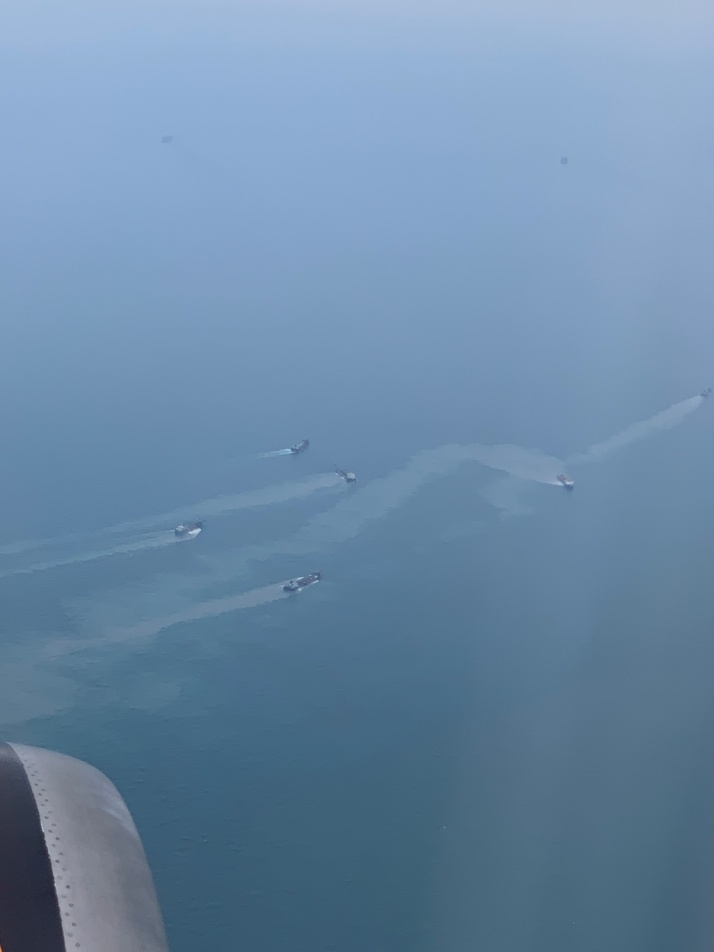
#> input picture Final exam#1/img1.jpg, 714 x 952 px, shrunk from 2229 x 2972 before the run, given in place of img1.bmp, which was not available
$ python homework6.py
#> lines starting #> are read from the running program, lines starting #| are printed output that depends on the picture; pictures that were not available may be replaced by others from this repository, and a replacement may not be noted
import cv2 as cv
import numpy as np
import matplotlib.pyplot as plt
import os
import matplotlib.pyplot as plt


def show(img, figsize=(10, 10), title="Image"):
    figure=plt.figure(figsize=figsize)

    plt.imshow(img)
    plt.show()

def get_size(filename="dd.png"):
    stat = os.stat(filename)
    size=stat.st_size
    return size

def RLE_encoding(channel):
    # ret,channel = cv.threshold(channel, 127, 255, cv.THRESH_BINARY+cv.THRESH_OTSU)
    encoded = []
    count = 0
    prev = None
    fchannel = channel.flatten()
    for pixel in fchannel:
        if prev==None:
            prev = pixel
            count += 1
        else:
            if prev!=pixel:
                encoded.append((count, prev))
                prev=pixel
                count = 1
            else:
                count += 1
    encoded.append((count, prev))

    return np.array(encoded)

img1 = cv.imread("img1.bmp")
#> img1 is the input picture: shape (952, 714, 3); mean B, G, R 166.9, 137.8, 107.5
img2 = cv.imread("img2.bmp")
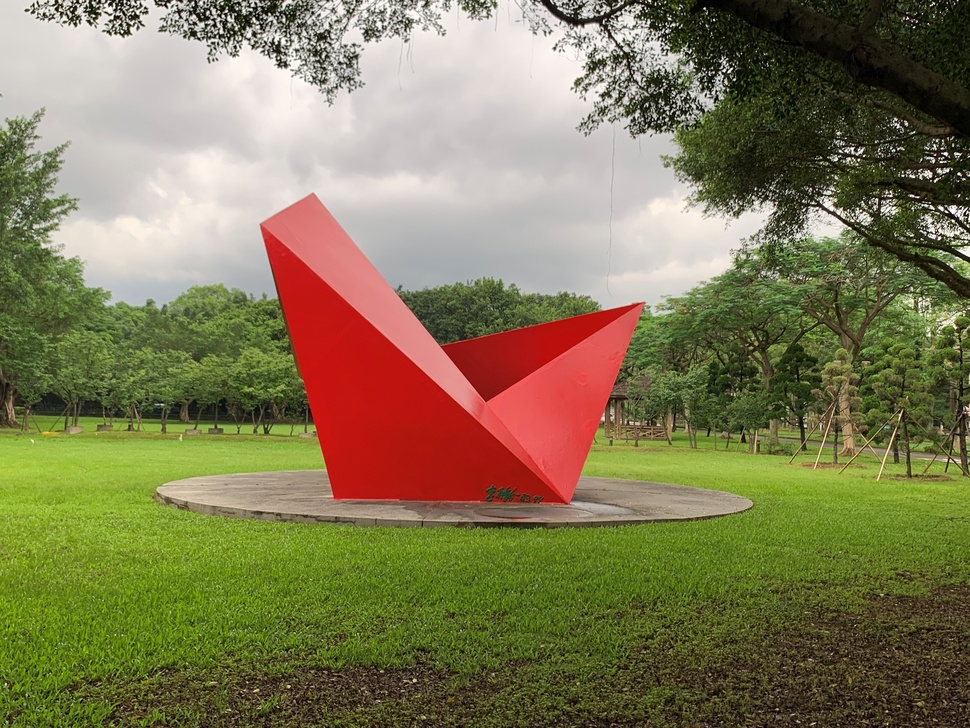
#> input picture Final exam#2/img2.jpg, 970 x 728 px, shrunk from 3029 x 2272 before the run, given in place of img2.bmp, which was not available
#> img2 is the input picture: shape (728, 970, 3); mean B, G, R 84.8, 121.5, 129
img3 = cv.imread("img3.bmp")
b1, g1, r1 = img1[:, :, 0], img1[:, :, 1], img1[:, :, 2]
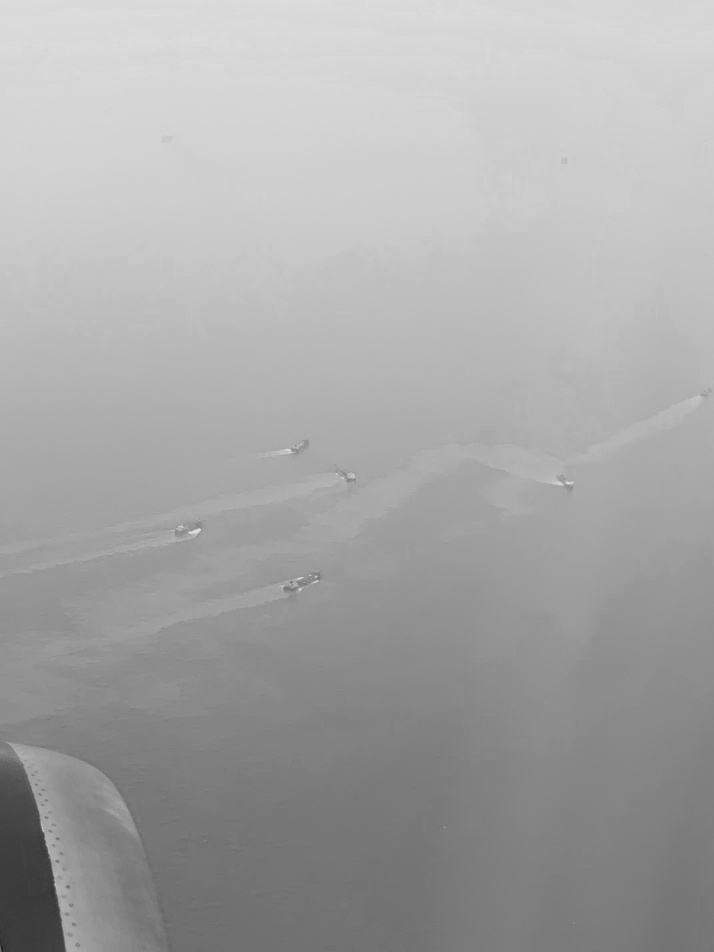
#> b1: shape (952, 714); min 31, max 233, mean 166.9
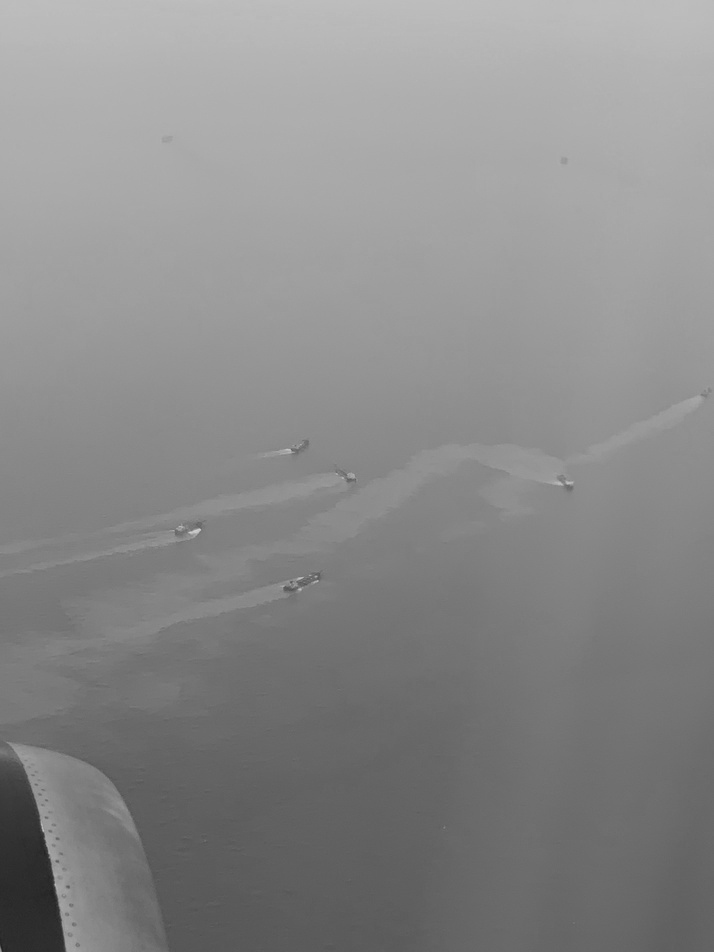
#> g1: shape (952, 714); min 33, max 208, mean 137.8
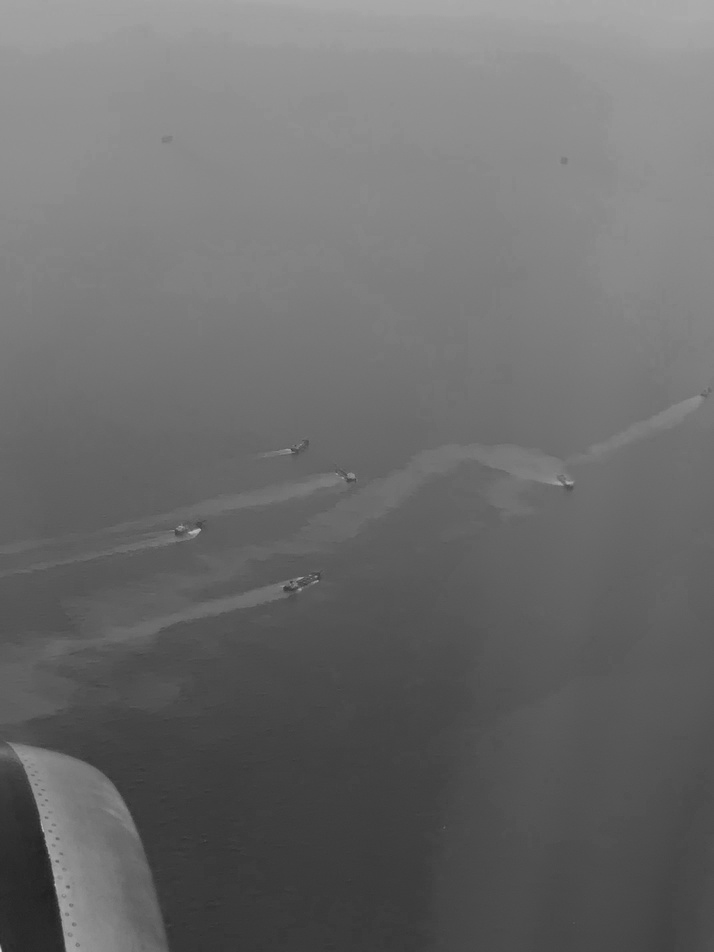
#> r1: shape (952, 714); min 31, max 219, mean 107.5
b2, g2, r2 = img2[:, :, 0], img2[:, :, 1], img2[:, :, 2]
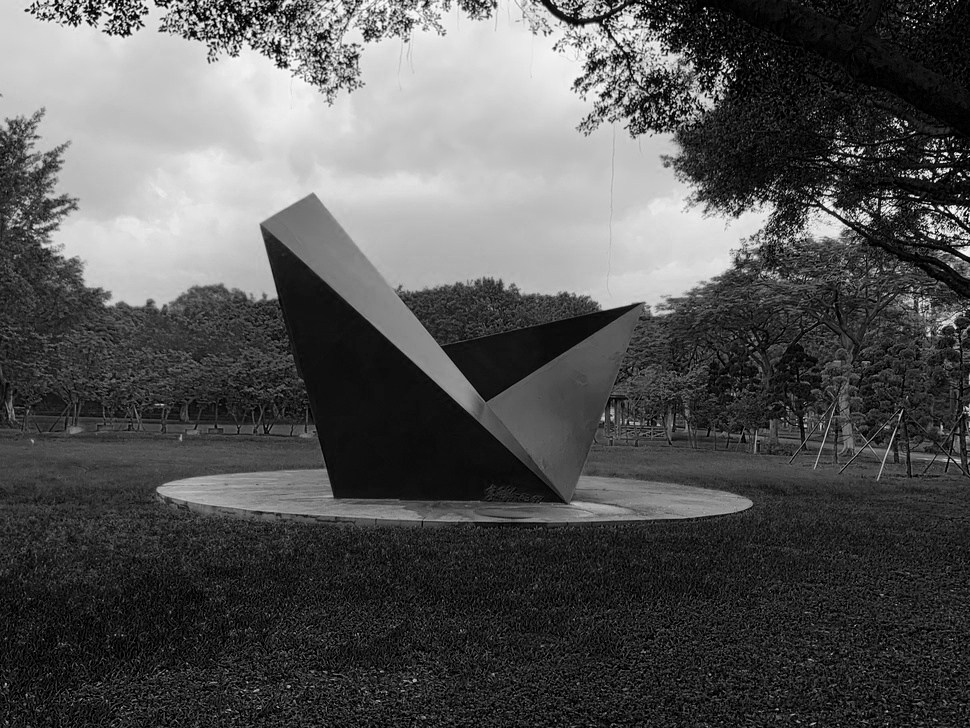
#> b2: shape (728, 970); min 0, max 252, mean 84.8
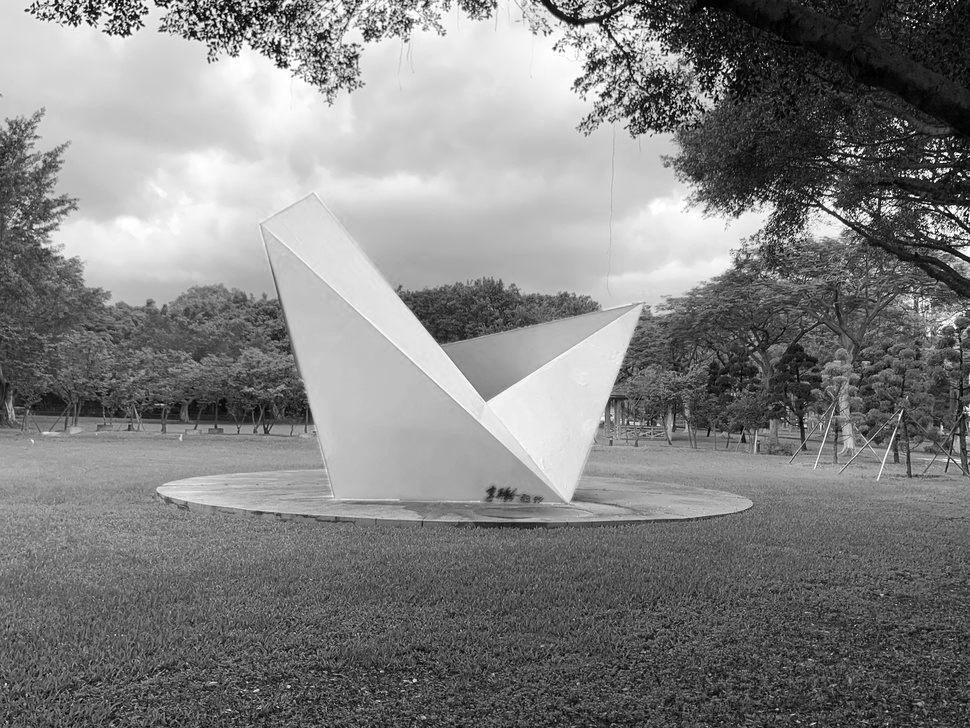
#> r2: shape (728, 970); min 0, max 255, mean 129
#> (the run stopped early here; a loop or call above may not have finished)
